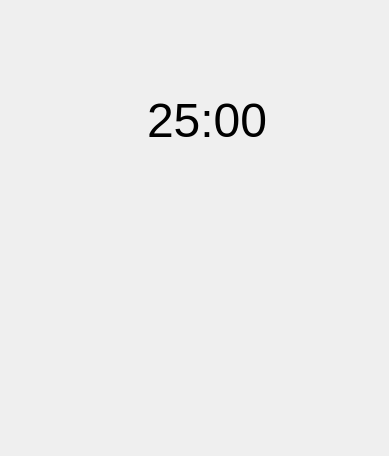
<?xml version="1.0" encoding="UTF-8"?>
<ui version="4.0">
 <class>MainWindow</class>
 <widget class="QMainWindow" name="MainWindow">
  <property name="geometry">
   <rect>
    <x>0</x>
    <y>0</y>
    <width>389</width>
    <height>456</height>
   </rect>
  </property>
  <property name="windowTitle">
   <string>MainWindow</string>
  </property>
  <widget class="QWidget" name="centralwidget">
   <widget class="QLabel" name="BMO">
    <property name="geometry">
     <rect>
      <x>10</x>
      <y>0</y>
      <width>371</width>
      <height>451</height>
     </rect>
    </property>
    <property name="text">
     <string/>
    </property>
    <property name="pixmap">
     <pixmap resource="resource.qrc">:/img/images/timer50resized.png</pixmap>
    </property>
   </widget>
   <widget class="QPushButton" name="blueLB">
    <property name="geometry">
     <rect>
      <x>133</x>
      <y>355</y>
      <width>25</width>
      <height>10</height>
     </rect>
    </property>
    <property name="styleSheet">
     <string notr="true">QPushButton { background-color: transparent; border: 0px }</string>
    </property>
    <property name="text">
     <string/>
    </property>
    <property name="default">
     <bool>false</bool>
    </property>
    <property name="flat">
     <bool>true</bool>
    </property>
   </widget>
   <widget class="QPushButton" name="blueRB">
    <property name="geometry">
     <rect>
      <x>167</x>
      <y>355</y>
      <width>25</width>
      <height>10</height>
     </rect>
    </property>
    <property name="styleSheet">
     <string notr="true">QPushButton { background-color: transparent; border: 0px }</string>
    </property>
    <property name="text">
     <string/>
    </property>
    <property name="flat">
     <bool>true</bool>
    </property>
   </widget>
   <widget class="QPushButton" name="redB">
    <property name="geometry">
     <rect>
      <x>245</x>
      <y>325</y>
      <width>55</width>
      <height>45</height>
     </rect>
    </property>
    <property name="styleSheet">
     <string notr="true">QPushButton { background-color: transparent; border: 0px }</string>
    </property>
    <property name="text">
     <string/>
    </property>
    <property name="flat">
     <bool>true</bool>
    </property>
   </widget>
   <widget class="QPushButton" name="triB">
    <property name="geometry">
     <rect>
      <x>253</x>
      <y>280</y>
      <width>27</width>
      <height>25</height>
     </rect>
    </property>
    <property name="styleSheet">
     <string notr="true">QPushButton { background-color: transparent; border: 0px }</string>
    </property>
    <property name="text">
     <string/>
    </property>
    <property name="flat">
     <bool>true</bool>
    </property>
   </widget>
   <widget class="QPushButton" name="rightTB">
    <property name="geometry">
     <rect>
      <x>275</x>
      <y>226</y>
      <width>16</width>
      <height>16</height>
     </rect>
    </property>
    <property name="styleSheet">
     <string notr="true">QPushButton { background-color: transparent; border: 0px }</string>
    </property>
    <property name="text">
     <string/>
    </property>
    <property name="flat">
     <bool>true</bool>
    </property>
   </widget>
   <widget class="QPushButton" name="rightMB">
    <property name="geometry">
     <rect>
      <x>307</x>
      <y>297</y>
      <width>21</width>
      <height>16</height>
     </rect>
    </property>
    <property name="styleSheet">
     <string notr="true">QPushButton { background-color: transparent; border: 0px }</string>
    </property>
    <property name="text">
     <string/>
    </property>
    <property name="flat">
     <bool>true</bool>
    </property>
   </widget>
   <widget class="QLabel" name="label">
    <property name="geometry">
     <rect>
      <x>147</x>
      <y>80</y>
      <width>161</width>
      <height>81</height>
     </rect>
    </property>
    <property name="font">
     <font>
      <pointsize>36</pointsize>
     </font>
    </property>
    <property name="text">
     <string>25:00</string>
    </property>
   </widget>
  </widget>
 </widget>
 <resources>
  <include location="resource.qrc"/>
 </resources>
 <connections/>
</ui>
